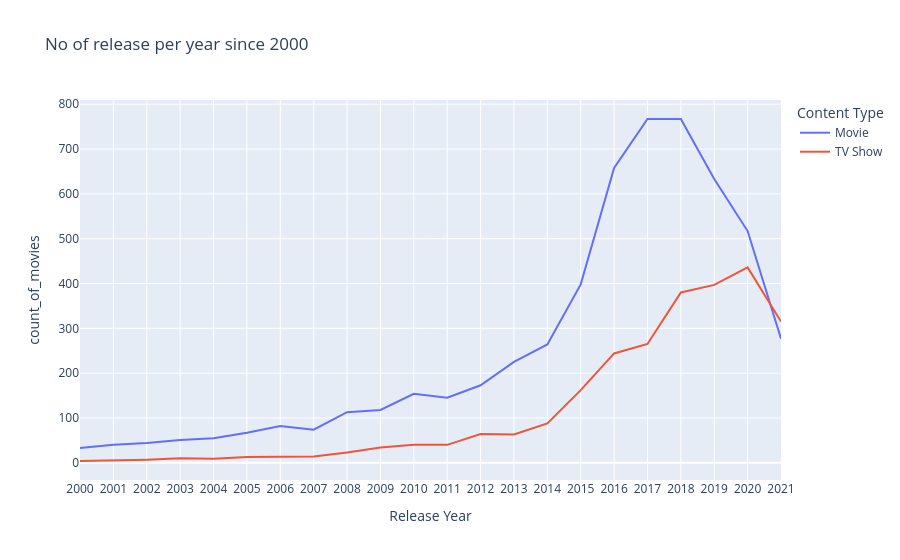

Notebook source saved alongside this figure:
### Code cell
linechart.update_xaxes(
    tickmode='linear',
    dtick=1
)
linechart.show()

### Figure 1 — Plotly figure (JSON) as saved in the notebook; plotly's stock layout.template omitted (floating-point values rounded to 4 significant figures)
{"data": [{"hovertemplate": "Content Type=Movie<br>Release Year=%{x}<br>count_of_movies=%{y}<extra></extra>", "legendgroup": "Movie", "line": {"color": "#636efa", "dash": "solid"}, "marker": {"symbol": "circle"}, "mode": "lines", "name": "Movie", "orientation": "v", "showlegend": true, "type": "scatter", "x": [2000, 2001, 2002, 2003, 2004, 2005, 2006, 2007, 2008, 2009, 2010, 2011, 2012, 2013, 2014, 2015, 2016, 2017, 2018, 2019, 2020, 2021], "xaxis": "x", "y": [33, 40, 44, 51, 55, 67, 82, 74, 113, 118, 154, 145, 173, 225, 264, 398, 658, 767, 767, 633, 517, 277], "yaxis": "y"}, {"hovertemplate": "Content Type=TV Show<br>Release Year=%{x}<br>count_of_movies=%{y}<extra></extra>", "legendgroup": "TV Show", "line": {"color": "#EF553B", "dash": "solid"}, "marker": {"symbol": "circle"}, "mode": "lines", "name": "TV Show", "orientation": "v", "showlegend": true, "type": "scatter", "x": [2000, 2001, 2002, 2003, 2004, 2005, 2006, 2007, 2008, 2009, 2010, 2011, 2012, 2013, 2014, 2015, 2016, 2017, 2018, 2019, 2020, 2021], "xaxis": "x", "y": [4, 5, 7, 10, 9, 13, 14, 14, 23, 34, 40, 40, 64, 63, 88, 162, 244, 265, 380, 397, 436, 315], "yaxis": "y"}], "layout": {"legend": {"title": {"text": "Content Type"}, "tracegroupgap": 0}, "title": {"text": "No of release per year since 2000"}, "xaxis": {"anchor": "y", "domain": [0, 1], "dtick": 1, "tickmode": "linear", "title": {"text": "Release Year"}}, "yaxis": {"anchor": "x", "domain": [0, 1], "title": {"text": "count_of_movies"}}}}
